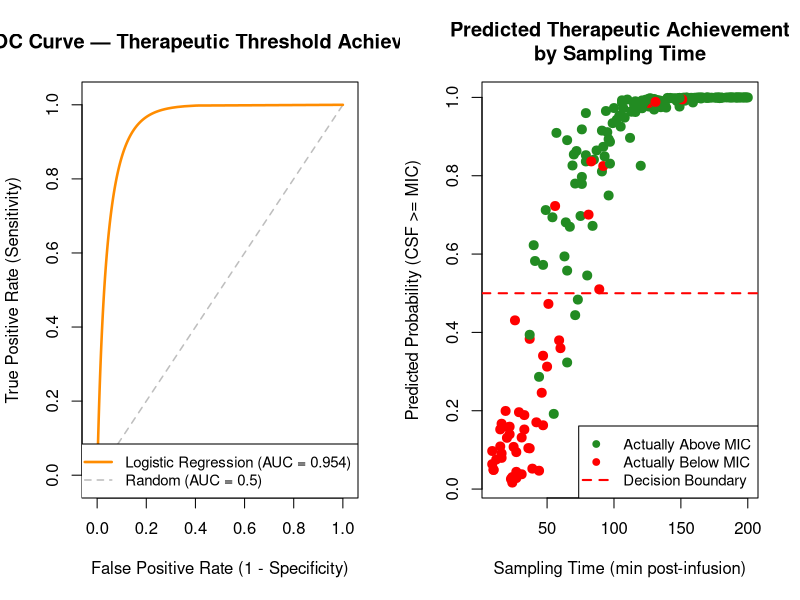
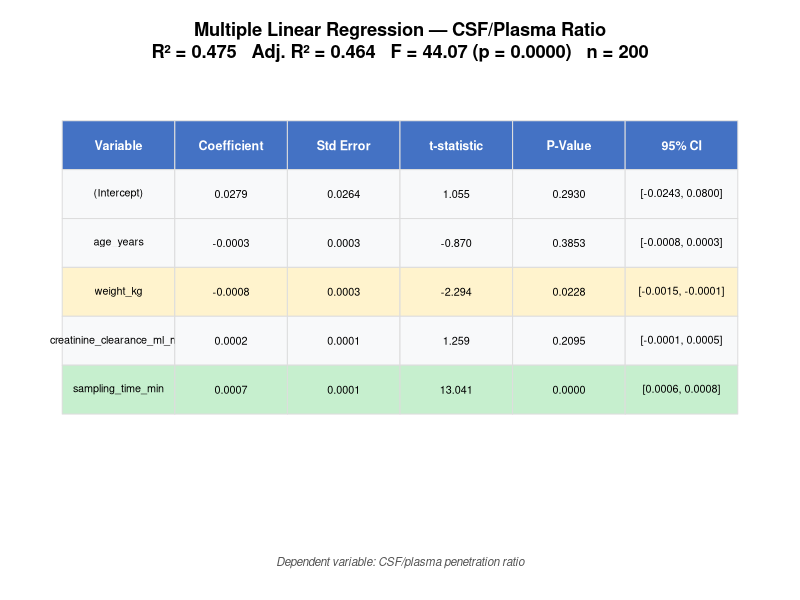

Reproduce these figures in R, in order.
# ==============================================================================
# Statistical Analysis: Doripenem BBB Penetration Study (R)
# ==============================================================================
# Based on: Margetis et al. (2011) "Penetration of Intact Blood-Brain Barrier
#           by Doripenem" — Antimicrob Agents Chemother, 55(7):3637-3638
#           https://pmc.ncbi.nlm.nih.gov/articles/PMC3122383/
#
# Analyses performed (NOT in the original paper):
#   Part A — Correlation & Multiple Linear Regression
#   Part B — Logistic Regression for Therapeutic Threshold + ROC/AUC
#
# Variables analysed: age, weight, creatinine clearance, sampling time,
#                     CSF/plasma ratio.
# Dataset: Synthetic (n=200), consistent with published PK profiles.
# ==============================================================================

# --- Install packages if needed ---
required_pkgs <- c("pROC")
for (pkg in required_pkgs) {
  if (!requireNamespace(pkg, quietly = TRUE)) {
    install.packages(pkg, repos = "https://cloud.r-project.org", quiet = TRUE)
  }
}

library(pROC)

# ==============================================================================
# 0. LOAD DATA
# ==============================================================================
df <- read.csv("doripenem_bbb_synthetic_data.csv", stringsAsFactors = FALSE)

cat("======================================================================\n")
cat("DORIPENEM BBB PENETRATION — STATISTICAL ANALYSIS (R)\n")
cat("======================================================================\n\n")
cat(sprintf("Dataset: n = %d patients\n", nrow(df)))
cat(sprintf("Therapeutic threshold met (CSF >= 0.25 ug/ml): %d/%d (%.1f%%)\n\n",
            sum(df$therapeutic_threshold_met), nrow(df),
            100 * mean(df$therapeutic_threshold_met)))

# ==============================================================================
# DEFINE ANALYSIS VARIABLES
# ==============================================================================
# Five core variables used consistently across all analyses
analysis_vars <- c("age_years", "weight_kg", "creatinine_clearance_ml_min",
                   "sampling_time_min", "csf_plasma_ratio")
# Predictors for regression models (all except the outcome)
predictor_vars <- c("age_years", "weight_kg", "creatinine_clearance_ml_min",
                    "sampling_time_min")

# ==============================================================================
# PART A: CORRELATION ANALYSIS & MULTIPLE LINEAR REGRESSION
# ==============================================================================
cat("\n======================================================================\n")
cat("PART A: CORRELATION ANALYSIS & MULTIPLE LINEAR REGRESSION\n")
cat("======================================================================\n")

# --- A1: Pearson Correlation Matrix ---
cat("\n--- A1: Pearson Correlation Matrix ---\n\n")
corr_matrix <- cor(df[, analysis_vars], method = "pearson")
print(round(corr_matrix, 3))

# --- A2: Spearman Correlations ---
cat("\n--- A2: Spearman Rank Correlations (CSF/plasma ratio vs. covariates) ---\n\n")
for (v in predictor_vars) {
  test <- cor.test(df[[v]], df$csf_plasma_ratio, method = "spearman", exact = FALSE)
  sig <- ifelse(test$p.value < 0.001, "***",
         ifelse(test$p.value < 0.01, "**",
         ifelse(test$p.value < 0.05, "*", "ns")))
  cat(sprintf("  CSF/plasma ratio vs %35s: rho = %+.3f, p = %.4f %s\n",
              v, test$estimate, test$p.value, sig))
}

# --- A3: Multiple Linear Regression ---
cat("\n--- A3: Multiple Linear Regression ---\n")
cat("    Outcome: CSF/Plasma Ratio\n")
cat("    Predictors: age, weight, CrCl, sampling_time\n\n")

ols_model <- lm(csf_plasma_ratio ~ age_years + weight_kg +
                  creatinine_clearance_ml_min + sampling_time_min, data = df)
print(summary(ols_model))

# NOTE: Figure 1 (correlation heatmap + scatter) is generated by analysis.py

# ==============================================================================
# PART B: LOGISTIC REGRESSION — THERAPEUTIC THRESHOLD
# ==============================================================================
cat("\n\n======================================================================\n")
cat("PART B: LOGISTIC REGRESSION — THERAPEUTIC THRESHOLD ACHIEVEMENT\n")
cat("======================================================================\n")
cat("\n    Outcome: CSF >= 0.25 ug/ml (binary)\n")
cat("    Predictors: age, weight, CrCl, sampling_time\n\n")

# --- B1: Logistic Regression ---
logit_model <- glm(therapeutic_threshold_met ~ age_years + weight_kg +
                     creatinine_clearance_ml_min + sampling_time_min,
                   data = df, family = binomial(link = "logit"))
print(summary(logit_model))

# Odds ratios with 95% CI
cat("\n--- Odds Ratios with 95% CI ---\n\n")
or <- exp(coef(logit_model))
ci <- exp(confint(logit_model))
or_table <- data.frame(
  Odds_Ratio = round(or, 4),
  OR_lower_95 = round(ci[, 1], 4),
  OR_upper_95 = round(ci[, 2], 4),
  p_value = round(summary(logit_model)$coefficients[, 4], 4)
)
print(or_table)

# --- B2: ROC Curve & AUC ---
pred_prob <- predict(logit_model, type = "response")
roc_obj <- roc(df$therapeutic_threshold_met, pred_prob, quiet = TRUE)
auc_val <- auc(roc_obj)

cat(sprintf("\n--- ROC Analysis ---\n"))
cat(sprintf("  AUC = %.3f\n", auc_val))

# --- Figure 5: ROC Plot ---
png("figure5_logistic_regression.png", width = 1600, height = 700, res = 150)
par(mfrow = c(1, 2))

# Smoothed ROC curve using binormal method, plotted manually
roc_smooth <- smooth(roc_obj, method = "binormal")
smooth_fpr <- 1 - roc_smooth$specificities
smooth_tpr <- roc_smooth$sensitivities
ord <- order(smooth_fpr)

plot(NA, xlim = c(-0.02, 1.02), ylim = c(-0.02, 1.02),
     main = "ROC Curve — Therapeutic Threshold Achievement",
     xlab = "False Positive Rate (1 - Specificity)",
     ylab = "True Positive Rate (Sensitivity)")
segments(0, 0, 1, 1, col = "gray", lty = 2, lwd = 1.5)
lines(smooth_fpr[ord], smooth_tpr[ord], col = "darkorange", lwd = 2.5)
legend("bottomright",
       legend = c(sprintf("Logistic Regression (AUC = %.3f)", auc_val),
                  "Random (AUC = 0.5)"),
       col = c("darkorange", "gray"), lty = c(1, 2), lwd = c(2.5, 1.5),
       cex = 0.9)

# Predicted probability by sampling time
plot(df$sampling_time_min, pred_prob,
     col = ifelse(df$therapeutic_threshold_met == 1, "forestgreen", "red"),
     pch = 19, cex = 1.2,
     xlab = "Sampling Time (min post-infusion)",
     ylab = "Predicted Probability (CSF >= MIC)",
     main = "Predicted Therapeutic Achievement\nby Sampling Time")
abline(h = 0.5, col = "red", lty = 2, lwd = 2)
legend("bottomright",
       legend = c("Actually Above MIC", "Actually Below MIC", "Decision Boundary"),
       col = c("forestgreen", "red", "red"),
       pch = c(19, 19, NA), lty = c(NA, NA, 2), lwd = c(NA, NA, 2),
       cex = 0.9)

dev.off()
cat("\nSaved: figure5_logistic_regression.png\n")

# ==============================================================================
# Figure 3: Full OLS Regression Summary Table
# ==============================================================================
ols_summary <- summary(ols_model)
ols_coefs <- ols_summary$coefficients
ols_ci <- confint(ols_model)

ols_tab <- data.frame(
  Variable = rownames(ols_coefs),
  Coefficient = sprintf("%.4f", ols_coefs[, "Estimate"]),
  Std_Error = sprintf("%.4f", ols_coefs[, "Std. Error"]),
  t_statistic = sprintf("%.3f", ols_coefs[, "t value"]),
  P_Value = sprintf("%.4f", ols_coefs[, "Pr(>|t|)"]),
  CI_95 = sprintf("[%.4f, %.4f]", ols_ci[, 1], ols_ci[, 2]),
  stringsAsFactors = FALSE
)

png("figure3_ols_summary.png", width = 1400, height = 450, res = 150)
par(mar = c(4, 1, 4, 1))
plot.new()

title(main = sprintf("Multiple Linear Regression — CSF/Plasma Ratio\nR² = %.3f   Adj. R² = %.3f   F = %.2f (p = %.4f)   n = %d",
                      ols_summary$r.squared, ols_summary$adj.r.squared,
                      ols_summary$fstatistic[1],
                      pf(ols_summary$fstatistic[1], ols_summary$fstatistic[2], ols_summary$fstatistic[3], lower.tail = FALSE),
                      nrow(df)),
      cex.main = 1.1, font.main = 2)

col_names <- c("Variable", "Coefficient", "Std Error", "t-statistic", "P-Value", "95% CI")
n_rows <- nrow(ols_tab)
n_cols <- length(col_names)

x_positions <- seq(0.02, 0.98, length.out = n_cols + 1)
y_start <- 0.82
row_height <- 0.12

# Header
for (j in 1:n_cols) {
  rect(x_positions[j], y_start, x_positions[j + 1], y_start + row_height,
       col = "#4472c4", border = "#dddddd")
  text((x_positions[j] + x_positions[j + 1]) / 2, y_start + row_height / 2,
       col_names[j], col = "white", font = 2, cex = 0.75)
}

# Data rows
for (i in 1:n_rows) {
  y_pos <- y_start - i * row_height
  p_val <- ols_coefs[i, "Pr(>|t|)"]
  bg_col <- ifelse(p_val < 0.001, "#c6efce", ifelse(p_val < 0.05, "#fff3cd", "#f8f9fa"))
  row_data <- c(ols_tab$Variable[i], ols_tab$Coefficient[i], ols_tab$Std_Error[i],
                ols_tab$t_statistic[i], ols_tab$P_Value[i], ols_tab$CI_95[i])
  for (j in 1:n_cols) {
    rect(x_positions[j], y_pos, x_positions[j + 1], y_pos + row_height,
         col = bg_col, border = "#dddddd")
    text((x_positions[j] + x_positions[j + 1]) / 2, y_pos + row_height / 2,
         row_data[j], cex = 0.65)
  }
}

mtext("Dependent variable: CSF/plasma penetration ratio", side = 1, line = 1.5,
      cex = 0.7, font = 3, col = "#555555")

dev.off()
cat("Saved: figure3_ols_summary.png\n")

# NOTE: Figure 2 (p-value summary) and Figure 4 (odds ratios + forest plot)
#       are generated by analysis.py

# ==============================================================================
# SUMMARY
# ==============================================================================
cat("\n\n======================================================================\n")
cat("ANALYSIS COMPLETE\n")
cat("======================================================================\n")
cat("
Files generated (R):
  - figure3_ols_summary.png            (full OLS regression table)
  - figure5_logistic_regression.png    (ROC curve + probability plot)

Files generated by analysis.py:
  - figure1_correlation_analysis.png   (heatmap + scatter plot)
  - figure2_pvalue_summary.png         (comprehensive p-value table)
  - figure4_odds_ratios.png            (odds ratios + forest plot)

Analyses performed:
  Part A: Pearson & Spearman correlations, Multiple Linear Regression (OLS)
  Part B: Logistic Regression with odds ratios, ROC/AUC
\n")
